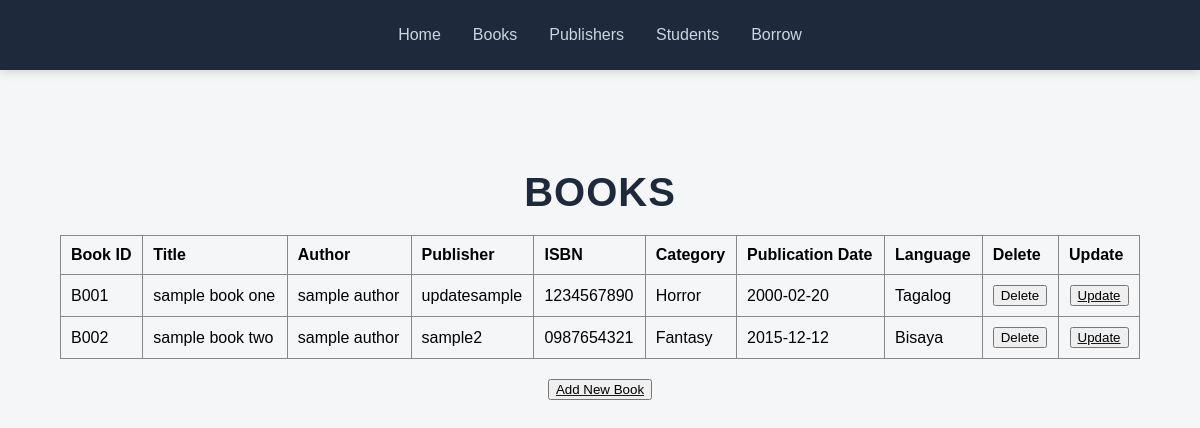
Page /Booksactivity/interface/book/readBook.php on the committed database.
### tables this page shows
CREATE TABLE books (
    bookID VARCHAR(50) PRIMARY KEY,
    title VARCHAR(100) NOT NULL,
    authors VARCHAR(100),
    isbn VARCHAR(20) UNIQUE,
    category VARCHAR(50),
    publisherId INT,
    publicationDate VARCHAR(20),
    language VARCHAR(50),
    description TEXT,

    FOREIGN KEY (publisherId) REFERENCES publishers(publisherId)
);

CREATE TABLE publishers (
    publisherId INT AUTO_INCREMENT PRIMARY KEY,
    publisherName VARCHAR(100) NOT NULL,
    publisherEmail VARCHAR(100),
    publisherAddress VARCHAR(150)
);

### Booksactivity/function/book/showBookFunc.php (the view)
<?php
        $sql = "SELECT b.bookID, b.title, b.authors, b.isbn, b.category, b.publicationDate, b.language,
                    p.publisherName
                FROM books b
                JOIN publishers p ON b.publisherId = p.publisherId";
        $result = $conn->query($sql);
        if ($result->num_rows > 0) {
            while($row = $result->fetch_assoc()) {
                echo "<tr>
                    <td>{$row['bookID']}</td>
                    <td>{$row['title']}</td>
                    <td>{$row['authors']}</td>
                    <td>{$row['publisherName']}</td>
                    <td>{$row['isbn']}</td>
                    <td>{$row['category']}</td>
                    <td>{$row['publicationDate']}</td>
                    <td>{$row['language']}</td>
                    <td>
                        <form action='../../function/book/deleteBookFunc.php' method='POST'>
                        <input type='hidden' name='bookID' value='{$row['bookID']}'>
                        <button type='submit'> Delete </button>
                        </form>
                    </td>
                    <td>
                        <a href='../../interface/book/updateBook.php'>
                            <button type='submit'> Update </button>
                        </a>
                    </td>
                </tr>";
        }
        } else {
        echo "<tr><td colspan='8'>No books found.</td></tr>";
        }
?>

### Booksactivity/assets/read.css (style rules this page uses)
body { font-family: Arial, sans-serif; }
th, td { border: 1px solid #888; padding: 10px; text-align: left; }
a button { display: flex; margin: auto; }

### Booksactivity/assets/nav.css (style rules this page uses)
body { margin: 0; padding-top: 70px; background-color: #f4f6f8; }

### rows in the picture
books: bookID "B001", title "sample book one", authors "sample author", publisherId.publisherName "updatesample", isbn "1234567890", category "Horror", publicationDate "2000-02-20", language "Tagalog"
books: bookID "B002", title "sample book two", authors "sample author", publisherId.publisherName "sample2", isbn "0987654321", category "Fantasy", publicationDate "2015-12-12", language "Bisaya"
